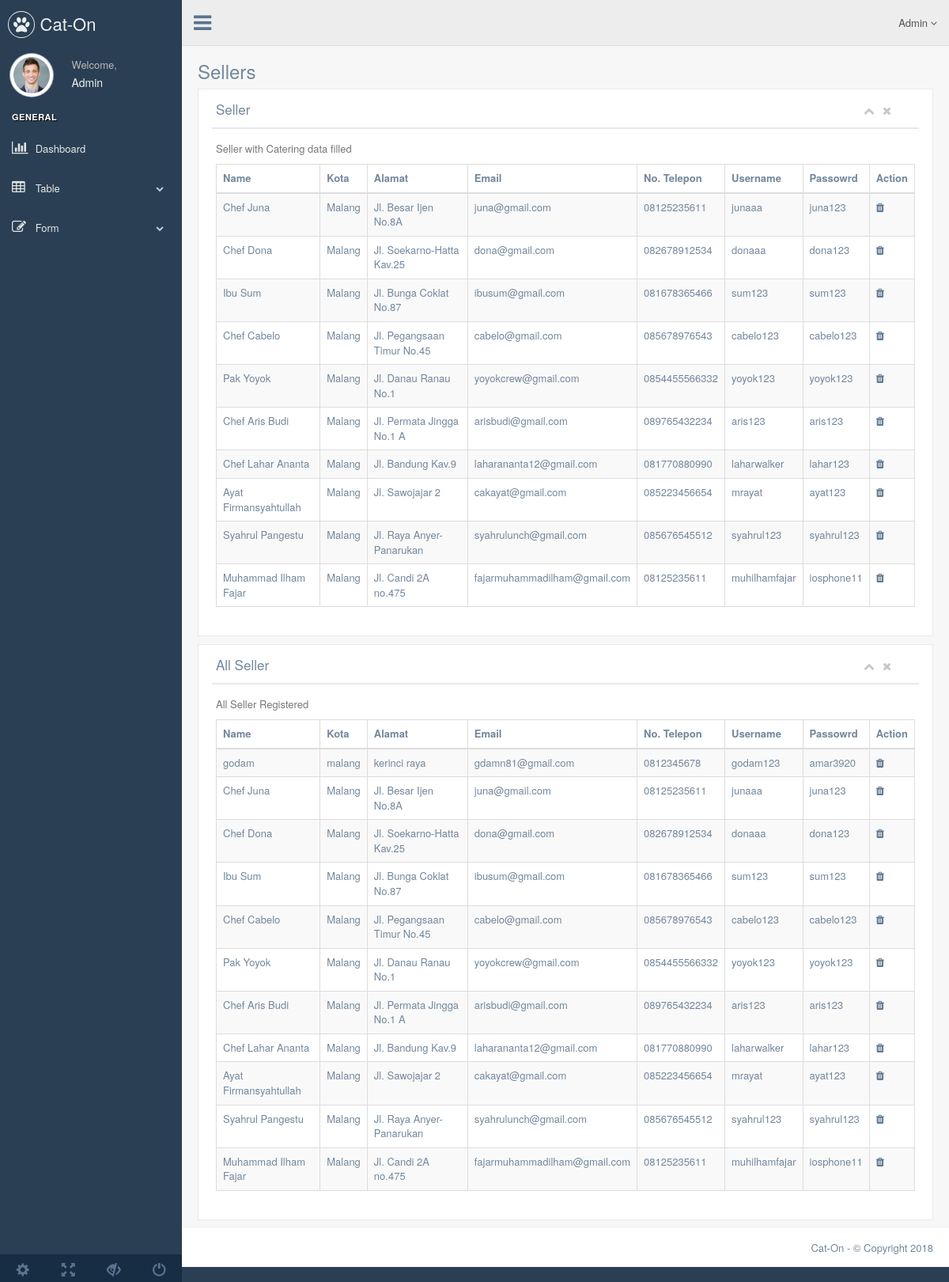
Page /index.php/admin/sellerTable on the committed database.
### tables this page shows
CREATE TABLE `toko` (
  `id_toko` int(11) NOT NULL,
  `nama_toko` varchar(50) NOT NULL,
  `deskripsi_toko` text NOT NULL,
  `foto_toko` varchar(150) NOT NULL,
  `alamat_toko` text NOT NULL,
  `status_toko` varchar(15) NOT NULL,
  `id_seller` int(11) NOT NULL
);

CREATE TABLE `seller` (
  `id_seller` int(11) NOT NULL,
  `nama_seller` varchar(50) NOT NULL,
  `alamat` text NOT NULL,
  `kota` varchar(20) NOT NULL,
  `email` varchar(100) NOT NULL,
  `no_telepon` varchar(15) NOT NULL,
  `username` varchar(20) NOT NULL,
  `password` varchar(20) NOT NULL,
  `role` varchar(10) NOT NULL
);

### application/controllers/Admin.php (called while the page is built, shortened)
<?php
class Admin extends CI_Controller {
	public function __construct(){
        $this->load->helper('form');
        $this->load->library('form_validation');
		$this->load->model('data_model', 'data', TRUE);
		$this->load->model('count_model', 'count', TRUE);
	}
	public function sellerTable()
	{
		$data['isi'] = $this -> data -> viewSeller();
		$data['isi1'] = $this -> data -> viewAllSeller();
		$data['content'] = "table_seller";
		$this->load->view('admin',$data);
	}
}

### index.php (called while the page is built, shortened)
<?php
require_once BASEPATH.'core/CodeIgniter.php';

### application/models/data_model.php (called while the page is built, shortened)
<?php
class Data_model extends CI_Model {
  public function viewSeller()
  {
    $ambil = $this->db->join('toko', 'toko.id_seller=seller.id_seller')->get('seller')->result();
    return $ambil;
  }
  public function viewAllSeller()
  {
    $ambil = $this->db->get('seller')->result();
    return $ambil;
  }
}

### application/views/table_seller.php (the view, shortened to what this page needs)
<div class="" role="main">
  <div class="">
    <div class="page-title">
      <div class="title_left">
        <h3>Sellers</h3>
      </div>
      <div class="title_right">
        <div class="col-md-5 col-sm-5 col-xs-12 form-group pull-right top_search">
        </div>
      </div>
    </div>
    <div class="row">
      <div class="col-md-12 col-sm-12 col-xs-12">
        <div class="x_panel">
          <div class="x_title">
            <h2>Seller</h2>
            <ul class="nav navbar-right panel_toolbox">
              <li><a class="collapse-link"><i class="fa fa-chevron-up"></i></a>
              </li>
              <li><a class="close-link"><i class="fa fa-close"></i></a>
              </li>
            </ul>
            <div class="clearfix"></div>
          </div>
          <div class="x_content">
            <p class="text-muted font-13 m-b-30">
              Seller with Catering data filled
            </p>
           <table id="datatable-responsive" class="table table-striped table-bordered dt-responsive nowrap" cellspacing="0" width="100%">
              <thead>
                <tr>
                  <th>Name</th>
                  <th>Kota</th>
                  <th>Alamat</th>
                  <th>Email</th>
                  <th>No. Telepon</th>
                  <th>Username</th>
                  <th>Passowrd</th>
                  <th>Action</th>
                </tr>
              </thead>
              <tbody>
              <?php
                foreach ($isi as $isiSeller) {
              ?>
                  <tr>
                    <td><?php echo $isiSeller->nama_seller ?></td>
                    <td><?php echo $isiSeller->kota ?></td>
                    <td><?php echo $isiSeller->alamat ?></td>
                    <td><?php echo $isiSeller->email ?></td>
                    <td><?php echo $isiSeller->no_telepon ?></td>
                    <td><?php echo $isiSeller->username ?></td>
                    <td><?php echo $isiSeller->password ?></td>
                    <td>
                      <a href="<?php echo base_url("admin/hapus/");echo $isiSeller->id_seller?>"><i class="fa fa-trash"></i></a> &nbsp;
                    </td>
                  </tr>
              <?php } ?>
              </tbody>
            </table>
          </div>
        </div>
      </div>
    </div>
    <div class="row">
      <div class="col-md-12 col-sm-12 col-xs-12">
        <div class="x_panel">
          <div class="x_title">
            <h2>All Seller</h2>
            <ul class="nav navbar-right panel_toolbox">
              <li><a class="collapse-link"><i class="fa fa-chevron-up"></i></a>
              </li>
              <li><a class="close-link"><i class="fa fa-close"></i></a>
              </li>
            </ul>
            <div class="clearfix"></div>
          </div>
          <div class="x_content">
            <p class="text-muted font-13 m-b-30">
              All Seller Registered
            </p>
           <table id="datatable-responsive" class="table table-striped table-bordered dt-responsive nowrap" cellspacing="0" width="100%">
              <thead>
                <tr>
                  <th>Name</th>
                  <th>Kota</th>
                  <th>Alamat</th>
                  <th>Email</th>
                  <th>No. Telepon</th>
                  <th>Username</th>
                  <th>Passowrd</th>
                  <th>Action</th>
                </tr>
              </thead>
              <tbody>
              <?php
                foreach ($isi1 as $isiSeller) {
              ?>
                  <tr>
                    <td><?php echo $isiSeller->nama_seller ?></td>
                    <td><?php echo $isiSeller->kota ?></td>
                    <td><?php echo $isiSeller->alamat ?></td>
                    <td><?php echo $isiSeller->email ?></td>
                    <td><?php echo $isiSeller->no_telepon ?></td>
                    <td><?php echo $isiSeller->username ?></td>
                    <td><?php echo $isiSeller->password ?></td>
                    <td>
                      <a href="<?php echo base_url("admin/hapus/");echo $isiSeller->id_seller?>"><i class="fa fa-trash"></i></a>
                    </td>
                  </tr>
              <?php } ?>
              </tbody>
            </table>
          </div>
        </div>
      </div>
    </div>
  </div>
</div>

### application/views/admin.php (shortened to what this page needs)
<!DOCTYPE html>
<html lang="en">
  <head>
    <link href="<?php echo base_url() ?>assets/vendors/bootstrap/dist/css/bootstrap.min.css" rel="stylesheet">
    <link href="<?php echo base_url() ?>assets/vendors/font-awesome/css/font-awesome.min.css" rel="stylesheet">
    <link href="<?php echo base_url() ?>assets/vendors/nprogress/nprogress.css" rel="stylesheet">
    <link href="<?php echo base_url() ?>assets/vendors/iCheck/skins/flat/green.css" rel="stylesheet">
    <link href="<?php echo base_url() ?>assets/vendors/bootstrap-progressbar/css/bootstrap-progressbar-3.3.4.min.css" rel="stylesheet">
    <link href="<?= base_url(); ?>assets/vendors/datatables.net-bs/css/dataTables.bootstrap.min.css" rel="stylesheet">
    <link href="<?= base_url(); ?>assets/vendors/datatables.net-buttons-bs/css/buttons.bootstrap.min.css" rel="stylesheet">
    <link href="<?= base_url(); ?>assets/vendors/datatables.net-fixedheader-bs/css/fixedHeader.bootstrap.min.css" rel="stylesheet">
    <link href="<?= base_url(); ?>assets/vendors/datatables.net-responsive-bs/css/responsive.bootstrap.min.css" rel="stylesheet">
    <link href="<?= base_url(); ?>assets/vendors/datatables.net-scroller-bs/css/scroller.bootstrap.min.css" rel="stylesheet">
    <link href="<?php echo base_url() ?>assets/build/css/custom.css" rel="stylesheet">
  </head>
  <body class="nav-md">
    <div class="container body">
      <div class="main_container">
        <div class="col-md-3 left_col">
          <div class="left_col scroll-view">
            <div class="navbar nav_title" style="border: 0;">
              <a href="<?php echo base_url() ?>Admin" class="site_title"><i class="fa fa-paw"></i> <span>Cat-On</span></a>
            </div>
            <div class="profile clearfix">
              <div class="profile_pic">
                <img src="<?php echo base_url() ?>assets/images/img.jpg" alt="..." class="img-circle profile_img">
              </div>
              <div class="profile_info">
                <span>Welcome,</span>
                <h2>Admin</h2>
              </div>
            </div>
            <br />
            <div id="sidebar-menu" class="main_menu_side hidden-print main_menu">
              <div class="menu_section">
                <h3>General</h3>
                <ul class="nav side-menu">
                  <li><a href="<?php echo base_url() ?>Admin"><i class="fa fa-bar-chart-o"></i> Dashboard </a></li>
                  <li><a><i class="fa fa-table"></i> Table <span class="fa fa-chevron-down"></span></a>
                  </li>
                  <li><a><i class="fa fa-edit"></i> Form <span class="fa fa-chevron-down"></span></a>
                  </li>
                </ul>
              </div>
            </div>
            <div class="sidebar-footer hidden-small">
              <a data-toggle="tooltip" data-placement="top" title="Settings">
                <span class="glyphicon glyphicon-cog" aria-hidden="true"></span>
              </a>
              <a data-toggle="tooltip" data-placement="top" title="FullScreen">
                <span class="glyphicon glyphicon-fullscreen" aria-hidden="true"></span>
              </a>
              <a data-toggle="tooltip" data-placement="top" title="Lock">
                <span class="glyphicon glyphicon-eye-close" aria-hidden="true"></span>
              </a>
              <a data-toggle="tooltip" data-placement="top" title="Logout" href="<?= base_url();?>login/Logout">
                <span class="glyphicon glyphicon-off" aria-hidden="true"></span>
              </a>
            </div>
          </div>
        </div>
        <div class="top_nav">
          <div class="nav_menu">
            <nav>
              <div class="nav toggle">
                <a id="menu_toggle"><i class="fa fa-bars"></i></a>
              </div>
              <ul class="nav navbar-nav navbar-right">
                <li class="">
                  <a href="javascript:;" class="user-profile dropdown-toggle" data-toggle="dropdown" aria-expanded="false">
                    Admin
                    <span class=" fa fa-angle-down"></span>
                  </a>
                </li>
              </ul>
            </nav>
          </div>
        </div>
        <div class="right_col" role="main">
          <?php $this->load->view($content); ?>
        </div>
        <footer>
          <div class="pull-right">
            Cat-On - &copy; Copyright 2018
          </div>
          <div class="clearfix"></div>
        </footer>
      </div>
    </div>
  </body>
</html>

### rows in the picture
toko: id_seller.nama_seller "Chef Juna", id_seller.kota "Malang", id_seller.alamat "Jl. Besar Ijen No.8A", id_seller.email "juna@gmail.com", id_seller.no_telepon "08125235611", id_seller.username "junaaa", id_seller.password "juna123"
toko: id_seller.nama_seller "Chef Dona", id_seller.kota "Malang", id_seller.alamat "Jl. Soekarno-Hatta Kav.25", id_seller.email "dona@gmail.com", id_seller.no_telepon "082678912534", id_seller.username "donaaa", id_seller.password "dona123"
toko: id_seller.nama_seller "Ibu Sum", id_seller.kota "Malang", id_seller.alamat "Jl. Bunga Coklat No.87", id_seller.email "ibusum@gmail.com", id_seller.no_telepon "081678365466", id_seller.username "sum123", id_seller.password "sum123"
toko: id_seller.nama_seller "Chef Cabelo", id_seller.kota "Malang", id_seller.alamat "Jl. Pegangsaan Timur No.45", id_seller.email "cabelo@gmail.com", id_seller.no_telepon "085678976543", id_seller.username "cabelo123", id_seller.password "cabelo123"
toko: id_seller.nama_seller "Pak Yoyok", id_seller.kota "Malang", id_seller.alamat "Jl. Danau Ranau No.1", id_seller.email "yoyokcrew@gmail.com", id_seller.no_telepon "0854455566332", id_seller.username "yoyok123", id_seller.password "yoyok123"
toko: id_seller.nama_seller "Chef Aris Budi", id_seller.kota "Malang", id_seller.alamat "Jl. Permata Jingga No.1 A", id_seller.email "arisbudi@gmail.com", id_seller.no_telepon "089765432234", id_seller.username "aris123", id_seller.password "aris123"
toko: id_seller.nama_seller "Chef Lahar Ananta", id_seller.kota "Malang", id_seller.alamat "Jl. Bandung Kav.9", id_seller.email "laharananta12@gmail.com", id_seller.no_telepon "081770880990", id_seller.username "laharwalker", id_seller.password "lahar123"
toko: id_seller.nama_seller "Ayat Firmansyahtullah", id_seller.kota "Malang", id_seller.alamat "Jl. Sawojajar 2", id_seller.email "cakayat@gmail.com", id_seller.no_telepon "085223456654", id_seller.username "mrayat", id_seller.password "ayat123"
toko: id_seller.nama_seller "Syahrul Pangestu", id_seller.kota "Malang", id_seller.alamat "Jl. Raya Anyer-Panarukan", id_seller.email "syahrulunch@gmail.com", id_seller.no_telepon "085676545512", id_seller.username "syahrul123", id_seller.password "syahrul123"
toko: id_seller.nama_seller "Muhammad Ilham Fajar", id_seller.kota "Malang", id_seller.alamat "Jl. Candi 2A no.475", id_seller.email "fajarmuhammadilham@gmail.com", id_seller.no_telepon "08125235611", id_seller.username "muhilhamfajar", id_seller.password "iosphone11"
seller: nama_seller "godam", kota "malang", alamat "kerinci raya", email "gdamn81@gmail.com", no_telepon "0812345678", username "godam123", password "amar3920"
seller: nama_seller "Chef Juna", kota "Malang", alamat "Jl. Besar Ijen No.8A", email "juna@gmail.com", no_telepon "08125235611", username "junaaa", password "juna123"
seller: nama_seller "Chef Dona", kota "Malang", alamat "Jl. Soekarno-Hatta Kav.25", email "dona@gmail.com", no_telepon "082678912534", username "donaaa", password "dona123"
seller: nama_seller "Ibu Sum", kota "Malang", alamat "Jl. Bunga Coklat No.87", email "ibusum@gmail.com", no_telepon "081678365466", username "sum123", password "sum123"
seller: nama_seller "Chef Cabelo", kota "Malang", alamat "Jl. Pegangsaan Timur No.45", email "cabelo@gmail.com", no_telepon "085678976543", username "cabelo123", password "cabelo123"
seller: nama_seller "Pak Yoyok", kota "Malang", alamat "Jl. Danau Ranau No.1", email "yoyokcrew@gmail.com", no_telepon "0854455566332", username "yoyok123", password "yoyok123"
seller: nama_seller "Chef Aris Budi", kota "Malang", alamat "Jl. Permata Jingga No.1 A", email "arisbudi@gmail.com", no_telepon "089765432234", username "aris123", password "aris123"
seller: nama_seller "Chef Lahar Ananta", kota "Malang", alamat "Jl. Bandung Kav.9", email "laharananta12@gmail.com", no_telepon "081770880990", username "laharwalker", password "lahar123"
seller: nama_seller "Ayat Firmansyahtullah", kota "Malang", alamat "Jl. Sawojajar 2", email "cakayat@gmail.com", no_telepon "085223456654", username "mrayat", password "ayat123"
seller: nama_seller "Syahrul Pangestu", kota "Malang", alamat "Jl. Raya Anyer-Panarukan", email "syahrulunch@gmail.com", no_telepon "085676545512", username "syahrul123", password "syahrul123"
seller: nama_seller "Muhammad Ilham Fajar", kota "Malang", alamat "Jl. Candi 2A no.475", email "fajarmuhammadilham@gmail.com", no_telepon "08125235611", username "muhilhamfajar", password "iosphone11"
